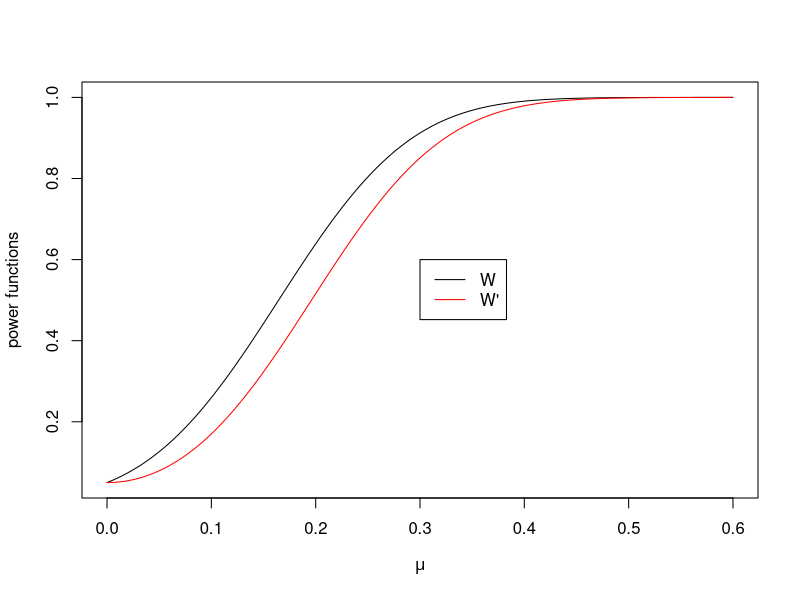
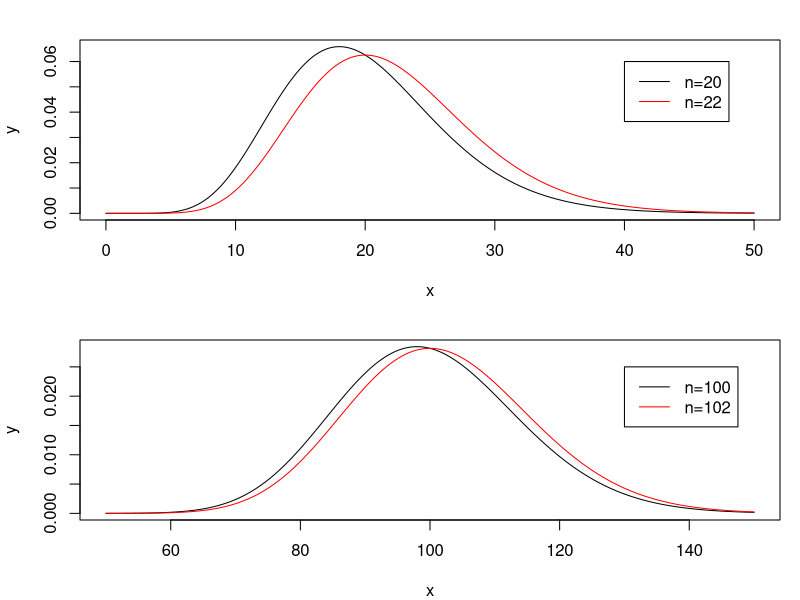

The R source for these figures, in order:
## ---- chunk 1
knitr::opts_chunk$set(echo = TRUE)
## ---- chunk 2
curve(1-pnorm(qnorm(0.95)-10*x),0,0.6,ylab="power functions",xlab=expression(mu))
curve(1-pnorm(qnorm(0.975)-10*x)+pnorm(-qnorm(0.975)-10*x),0,0.6,
      add = TRUE, col = "red")
legend(0.3,0.6,legend=c("W","W'"),col=c("black","red"),lty = c(1,1))

## ---- chunk 3
n = 20
x = seq(0,50,by=0.001)
y1 = dchisq(x,n)
y2  = dchisq(x,n+2)
par(mar=c(4,4,2,1),mfcol=c(2,1))
plot(x,y1,type="l",ylab="y")
lines(x,y2,col="red")
legend(40,0.06,legend=c("n=20","n=22"),lty=c(1,1),col=c("black","red"))
n = 100
x = seq(50,150,by=0.001)
y1 = dchisq(x,n)
y2  = dchisq(x,n+2)
plot(x,y1,type="l",ylab="y") 
lines(x,y2,col="red")
legend(130,0.025,legend=c("n=100","n=102"),lty=c(1,1),col=c("black","red"))
## ---- chunk 4
myfun <- function(c,n,alpha)
  pchisq(qchisq(pchisq(c,2*n)+1-alpha,2*n),2*n+2)-pchisq(c,2*n+2)-1+alpha

mysolver <- function(n,alpha){
  a = qchisq(alpha/2,2*n)
  b = qchisq(alpha/2,2*n+2)
  ## solve the equation by using the root finding algorithm
  r = uniroot(myfun,n=n,alpha=alpha,interval = c(a,b))
  c1 = r$root
  c2 = qchisq(pchisq(c1,2*n)+1-alpha,2*n)
  err1 = pchisq(c2,2*n+2)-pchisq(c1,2*n+2)-1+alpha #check the error for eq. (2)
  ## the approximate method
  c11 = qchisq(alpha/2,2*n)
  c22 = qchisq(1-alpha/2,2*n)
  err2 = pchisq(c22,2*n+2)-pchisq(c11,2*n+2)-1+alpha #check the error for eq. (2)
  output = data.frame(exact=c(c1,c2,abs(err1)),rough=c(c11,c22,abs(err2)),
                      row.names = c("C1","C2","error"))
  return(output)
}
alpha = 0.5
n = 10
output = mysolver(n,alpha)
knitr::kable(output,"html",caption = "n=10, alpha=0.05")
## ---- chunk 5
n = 100
output = mysolver(n,alpha)
knitr::kable(output,"html",caption = "n=100, alpha=0.05")
